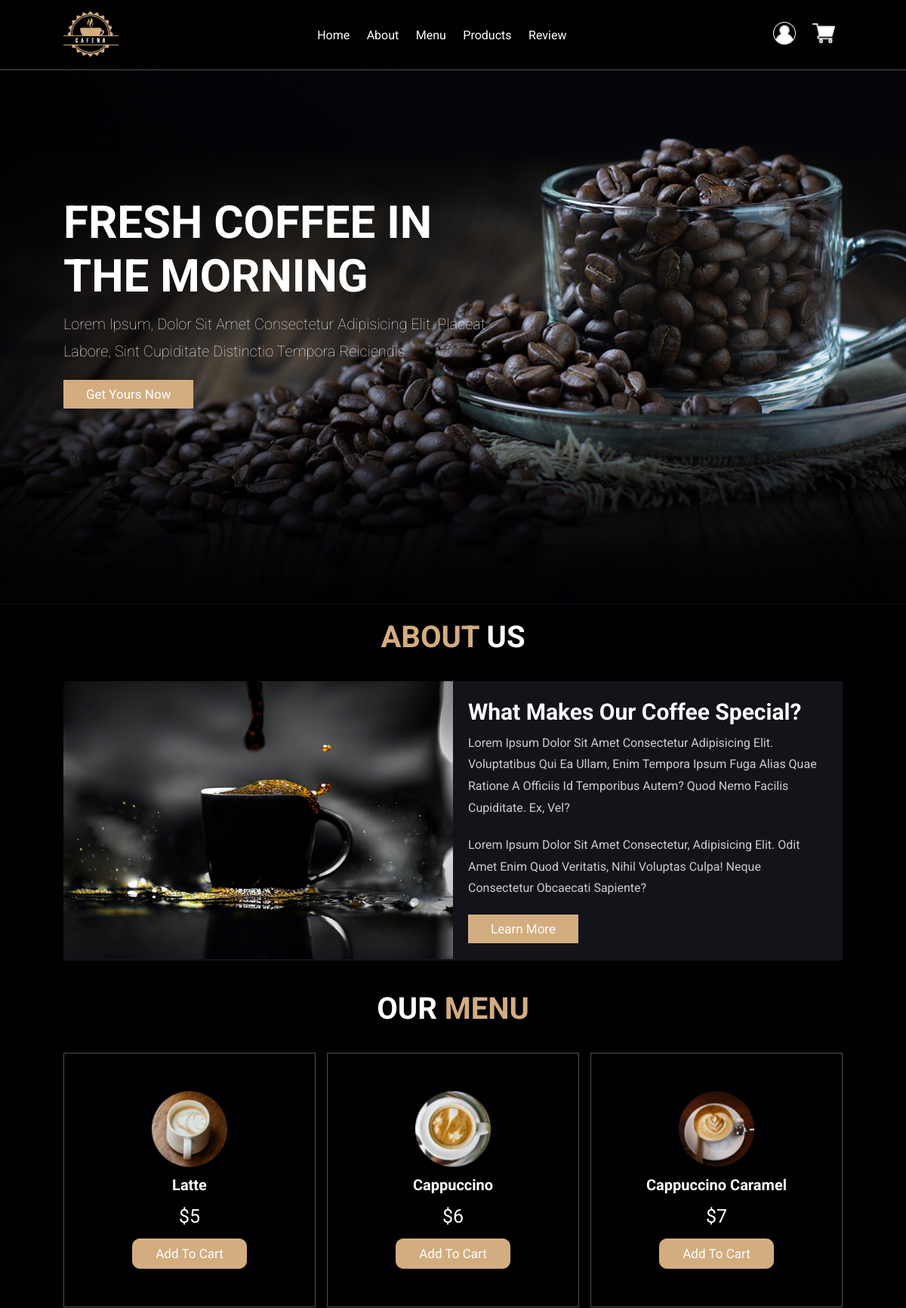
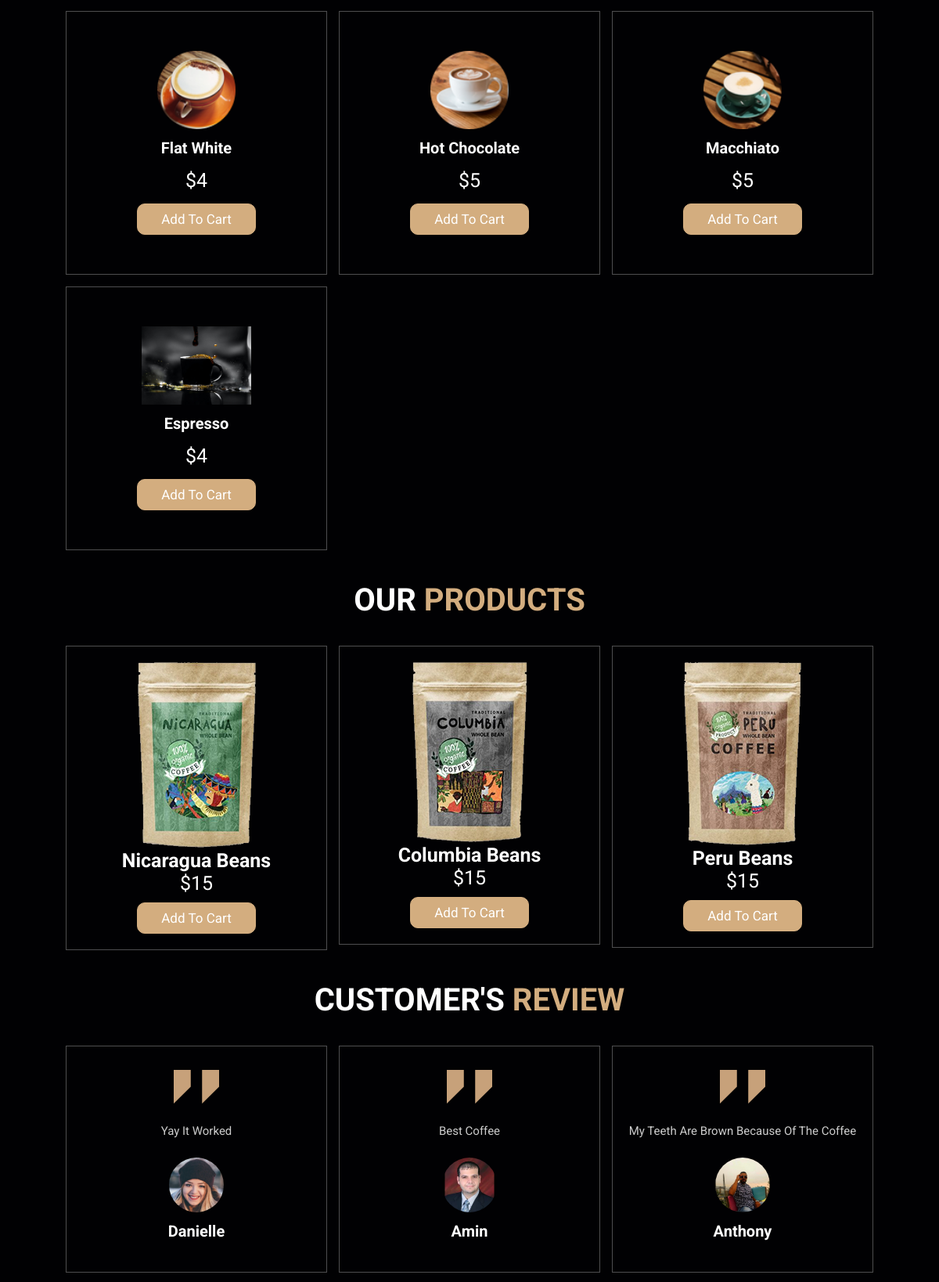
The page / (upper part) on the database its author committed (2 pictures, top to bottom).
### tables this page shows
CREATE TABLE `product` (
  `idp` int(11) NOT NULL,
  `type` varchar(20) NOT NULL,
  `name` varchar(20) NOT NULL,
  `price` int(11) NOT NULL,
  `image` varchar(300) NOT NULL
);

CREATE TABLE `users` (
  `id` int(11) NOT NULL,
  `fname` varchar(20) NOT NULL,
  `lname` varchar(20) NOT NULL,
  `uname` varchar(20) NOT NULL,
  `pass` varchar(40) NOT NULL,
  `img` varchar(300) NOT NULL,
  `review` varchar(50) NOT NULL
);

### index.php (the view, shortened to what this page needs)
<?php
	require_once('connect.php');
?>
<!DOCTYPE html>
<html lang="en">
<head>
    <link rel="stylesheet" href="css/style.css">
</head>
<body>
    <form  method="get"  action="addToCart.php">
<header class="header">
    <a href="#" class="logo">
        <img src="images/logo.png" alt="">
    </a>
    <nav class="navbar">
        <a href="#home">home</a>
        <a href="#about">about</a>
        <a href="#menu">menu</a>
        <a href="#products">products</a>
        <a href="#review">review</a>
    </nav>
    <div class="icons">
        <div class="profile" id="search-btn"><a href="profile.php"><img src="images/profile.png" alt="" class="profile-logo" ></a></div>
        <div class="cart" id="cart-btn"><a href="cart.php"><img src="images/cart.png" alt="" class="cart-logo"></a></div>
    </div>
</header>
<section class="home" id="home">
    <div class="content">
        <h3>fresh coffee in the morning</h3>
        <p>Lorem ipsum, dolor sit amet consectetur adipisicing elit. Placeat labore, sint cupiditate distinctio tempora reiciendis.</p>
        <a href="#" class="btn">get yours now</a>
    </div>
</section>
<section class="about" id="about">
    <h1 class="heading"> <span>about</span> us </h1>
    <div class="row">
        <div class="image">
            <img src="images/about-img.jpeg" alt="">
        </div>
        <div class="content">
            <h3>what makes our coffee special?</h3>
            <p>Lorem ipsum dolor sit amet consectetur adipisicing elit. Voluptatibus qui ea ullam, enim tempora ipsum fuga alias quae ratione a officiis id temporibus autem? Quod nemo facilis cupiditate. Ex, vel?</p>
            <p>Lorem ipsum dolor sit amet consectetur, adipisicing elit. Odit amet enim quod veritatis, nihil voluptas culpa! Neque consectetur obcaecati sapiente?</p>
            <a href="#" class="btn">learn more</a>
        </div>
    </div>
</section>
<section class="menu" id="menu">
    <h1 class="heading"> our <span>menu</span> </h1>
    <div class="box-container">
<?php
		$query = "SELECT * from product WHERE type='menu';";
		$result = mysqli_query($con, $query);
		while ($row = mysqli_fetch_assoc($result)) {
?>
<form action="addToCart.php" method="Get">
        <div class="box">
            <img src=<?=$row['image']?> alt="">
            <h3><?=$row['name']?></h3>
            <div class="price">$<?=$row['price']?></div>
            <input type="submit" class="btn" name="addToCart" value="Add to cart" name="sub" onclick="alert(<?=$row['idp']?>)" />
        </div>
        </form>
 <?php
            }
?>
    </div>
</section>
<section class="products" id="products">
    <h1 class="heading"> our <span>products</span> </h1>
        <div class="box-container">
<?php
		$q = "SELECT * from product WHERE type='product';";
		$r = mysqli_query($con, $q);
		while ($row = mysqli_fetch_assoc($r)) {
?>
<form action="addToCart.php" method="Get">
            <div class="box">
            <div class="content">
                <img src=<?=$row['image']?> alt="">
                <h3><?=$row['name']?></h3>
                <div class="price">$<?=$row['price']?></div>
                <input type="submit" class="btn" name="addToCart" value="Add to cart" />
            </div>
            </div>
            </form>
 <?php
    }
?>
        </div>
</section>
<section class="review" id="review">
    <h1 class="heading"> customer's <span>review</span> </h1>
    <div class="box-container">
 <?php
		$q = "SELECT * from users ;";
		$r = mysqli_query($con, $q);
		while ($row = mysqli_fetch_assoc($r)) {
?>
        <div class="box">
            <img src="images/quote-img.png" alt="" class="quote">
            <p><?=$row['review']?></p>
            <img src=<?=$row['img']?> class="user" alt="">
            <h3><?=$row['fname']?></h3>
        </div>
 <?php
		}
?>
    </div>
</section>
</form>
</body>
</html>

### css/style.css (style rules this page uses)
:root { --main-color:#d3ad7f; --black:#13131a; --bg:#010103; --border:.1rem solid rgba(255,255,255,.3); }
* { font-family: 'Roboto', sans-serif; margin:0; padding:0; box-sizing: border-box; outline: none; border:none; text-decoration: none; text-transform: capitalize; transition: .2s linear; }
html { font-size: 62.5%; overflow-x: hidden; scroll-padding-top: 9rem; scroll-behavior: smooth; }
body { background: var(--bg); }
section { padding:2rem 7%; }
.heading { text-align: center; color:#fff; text-transform: uppercase; padding-bottom: 3.5rem; font-size: 4rem; }
.heading span { color:var(--main-color); text-transform: uppercase; }
.btn { margin-top: 1rem; display: inline-block; padding:.9rem 3rem; font-size: 1.7rem; color:#fff; background: var(--main-color); cursor: pointer; }
.header { background: var(--bg); display: flex; align-items: center; justify-content: space-between; padding:1.5rem 7%; border-bottom: var(--border); position: fixed; top:0; left: 0; right: 0; z-index: 1000; }
.header .logo img { height: 6rem; }
.header .navbar a { margin:0 1rem; font-size: 1.6rem; color:#fff; }
.header .icons div { display: inline-block; color:#fff; cursor: pointer; margin:0 1rem; font-size: 1.6rem; }
.header .icons .cart-logo { height: 3rem; }
.header .icons .profile-logo { height: 3rem; }
.home { min-height: 100vh; display: flex; align-items: center; background:url(../images/home-img.jpeg) no-repeat; background-size: cover; background-position: center; }
.home .content { max-width: 60rem; }
.home .content h3 { font-size: 6rem; text-transform: uppercase; color:#fff; }
.home .content p { font-size: 2rem; font-weight: lighter; line-height: 1.8; padding:1rem 0; color:#eee; }
.about .row { display: flex; align-items: center; background:var(--black); flex-wrap: wrap; }
.about .row .image { flex:1 1 45rem; }
.about .row .image img { width: 100%; }
.about .row .content { flex:1 1 45rem; padding:2rem; }
.about .row .content h3 { font-size: 3rem; color:#fff; }
.about .row .content p { font-size: 1.6rem; color:#ccc; padding:1rem 0; line-height: 1.8; }
.menu .box-container { display: grid; grid-template-columns: repeat(auto-fit, minmax(30rem, 1fr)); gap:1.5rem; }
.menu .box-container .box { padding:5rem; text-align: center; border:var(--border); }
.menu .box-container .box img { height: 10rem; }
.menu .box-container .box h3 { color: #fff; font-size: 2rem; padding:1rem 0; }
.menu .box-container .box .price { color: #fff; font-size: 2.5rem; padding:.5rem 0; }
.products .box-container { display: grid; grid-template-columns: repeat(auto-fit, minmax(30rem, 1fr)); gap:1.5rem; }
.products .box-container .box { text-align: center; border:var(--border); padding: 2rem; }
.products .box-container .box .content h3 { color:#fff; font-size: 2.5rem; }
.products .box-container .box .content .price { color:#fff; font-size: 2.5rem; }
.review .box-container { display: grid; grid-template-columns: repeat(auto-fit, minmax(30rem, 1fr)); gap:1.5rem; }
.review .box-container .box { border:var(--border); text-align: center; padding:3rem 2rem; }
.review .box-container .box p { font-size: 1.5rem; line-height: 1.8; color:#ccc; padding:2rem 0; }
.review .box-container .box .user { height: 7rem; width: 7rem; border-radius: 50%; object-fit: cover; }
.review .box-container .box h3 { padding:1rem 0; font-size: 2rem; color:#fff; }
input { background-color: #010103; color:#d3ad7f; border: 1px solid #d3ad7f; padding: 4px; border-radius: 10px; }

### rows shown on the page
product: shows a picture, name "Latte", price "5"
product: shows a picture, name "Cappuccino", price "6"
product: shows a picture, name "Cappuccino Caramel", price "7"
product: shows a picture, name "Flat White", price "4"
product: shows a picture, name "Hot Chocolate", price "5"
product: shows a picture, name "Macchiato", price "5"
product: shows a picture, name "Espresso", price "4"
product: shows a picture, name "Nicaragua Beans", price "15"
product: shows a picture, name "Columbia Beans", price "15"
product: shows a picture, name "Peru Beans", price "15"
users: review "Yay It Worked", shows a picture, fname "Danielle"
users: review "Best Coffee", shows a picture, fname "Amin"
users: review "My Teeth Are Brown Because Of The Coffee", shows a picture, fname "Anthony"
